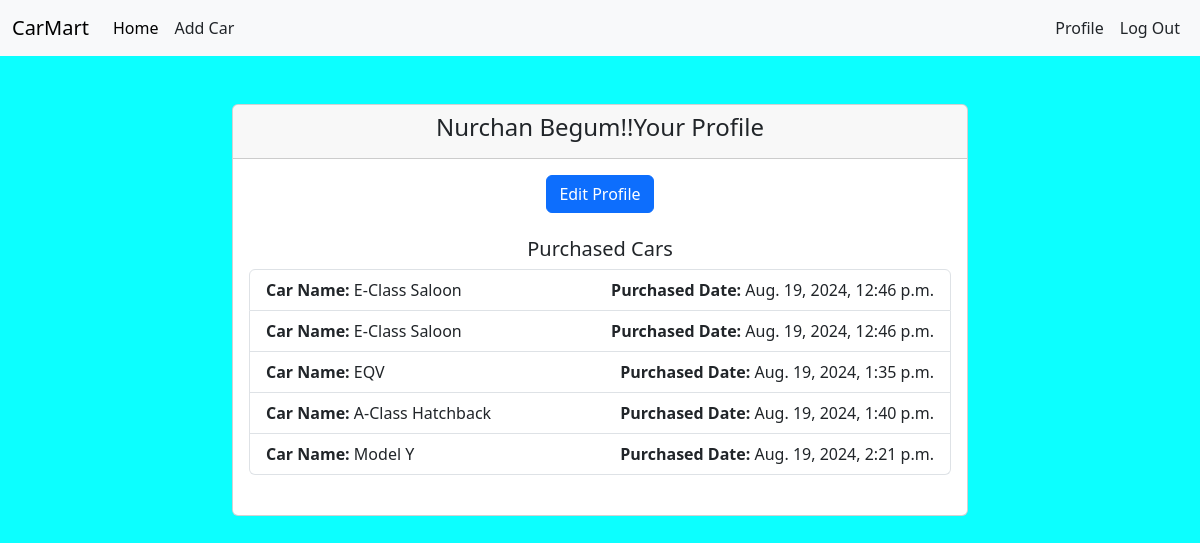
/user/profile/ (signed in), run on the app's committed database.
### user/models.py (models this page shows, shortened)
class Purchase(models.Model):
    user = models.ForeignKey(User, on_delete=models.CASCADE, related_name='purchases')
    car = models.ForeignKey(Car, on_delete=models.CASCADE, related_name='purchases')
    purchase_date = models.DateTimeField(auto_now_add=True)

### car/models.py (models this page shows, shortened)
class Car(models.Model):
    car_name=models.CharField(max_length=50)
    price=models.CharField(max_length=50)
    description=models.TextField()
    brand= models.ForeignKey(Brand, on_delete=models.CASCADE,default=1)
    image=models.ImageField(upload_to='car/media/uploads',blank='True',null='True')
    quantity = models.IntegerField(default=0)

### user/views.py (the view)
# urls.py: path('profile/', ProfileView.as_view(), name='profile'),
class ProfileView(ListView):
    model = Purchase
    template_name = 'profile.html'
    context_object_name = 'purchases'
    def get_queryset(self):
        return Purchase.objects.filter(user=self.request.user).select_related('car')

### user/templates/profile.html (shortened to what this page needs)
{% extends 'base.html' %}
{% load crispy_forms_tags %}
{% block content %}
<div class="container mt-5">
  <div class="row justify-content-center">
    <div class="col-md-8">
      <div class="card">
        <div class="card-header text-center">
          <h4> {{ user.get_full_name }}!!Your Profile  </h4>
        </div>
        <div class="card-body">
          <div class="text-center mb-4">
            <a class="btn btn-primary" href="{% url 'update' %}">Edit Profile</a>
          </div>
          <h5 class="text-center">Purchased Cars</h5>
          <ul class="list-group mb-4">
            {% for purchase in purchases %}
              <li class="list-group-item d-flex justify-content-between align-items-center">
                <span><b>Car Name:</b> {{ purchase.car.car_name }}</span>
                <span><b>Purchased Date:</b> {{ purchase.purchase_date }}</span>
              </li>
            {% endfor %}
          </ul>
        </div>
      </div>
    </div>
  </div>
</div>
{% endblock %}

### data on the page
Purchase: car.car_name "E-Class Saloon", purchase_date "Aug. 19, 2024, 12:46 p.m."
Purchase: car.car_name "E-Class Saloon", purchase_date "Aug. 19, 2024, 12:46 p.m."
Purchase: car.car_name "EQV", purchase_date "Aug. 19, 2024, 1:35 p.m."
Purchase: car.car_name "A-Class Hatchback", purchase_date "Aug. 19, 2024, 1:40 p.m."
Purchase: car.car_name "Model Y", purchase_date "Aug. 19, 2024, 2:21 p.m."

### other printed values
{{ user.get_full_name }} "Nurchan Begum"
